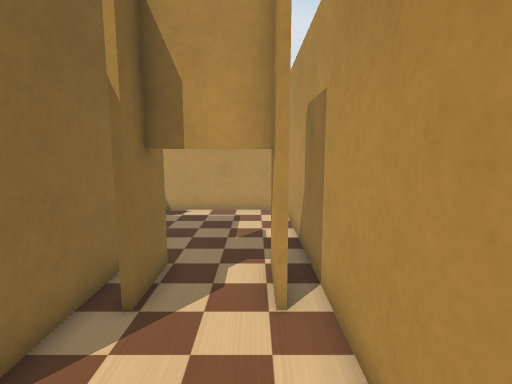
view 1 (above)

16 first-person views from a walk through a world built for the Webots simulator. The camera is 0.62 m above the floor, tilts 8° down and sees 80° across. The floor is counted in squares, 0.2 m on a side. Each view is taken from the middle of a square. On the plan, view 1 faces up. The plan holds only what a view shows up to about 20 squares ahead; the rest is blank. The place goes on beyond the plan. The robots in the file are not drawn. Webots' stock objects and surfaces are drawn as simple stand-ins.

view 2
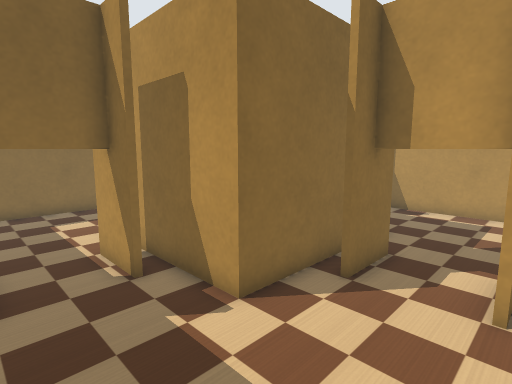

view 3
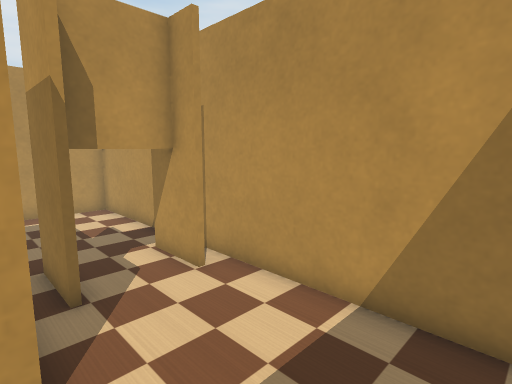

view 4
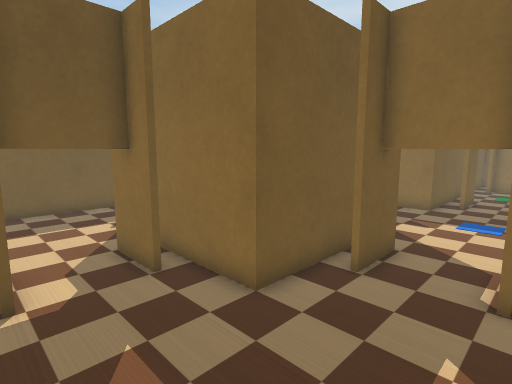

view 5
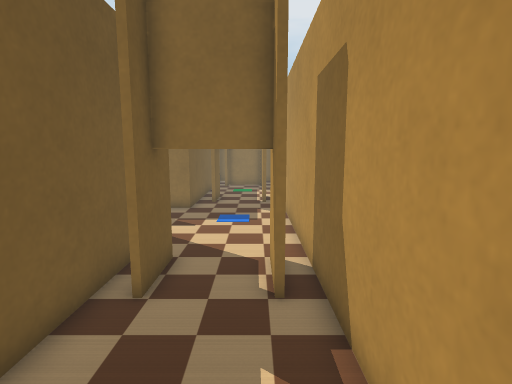

view 6
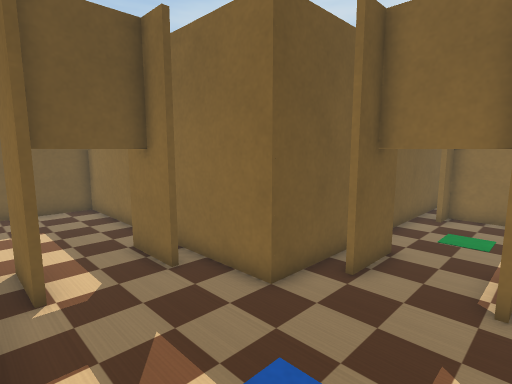

view 7
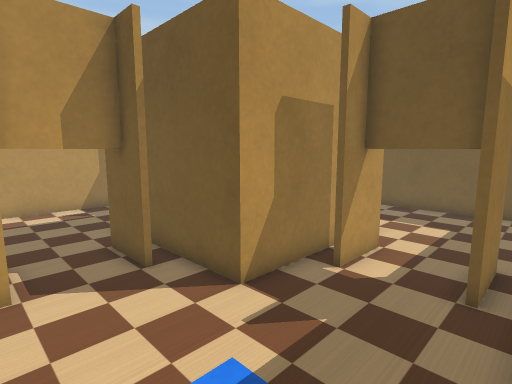

view 8
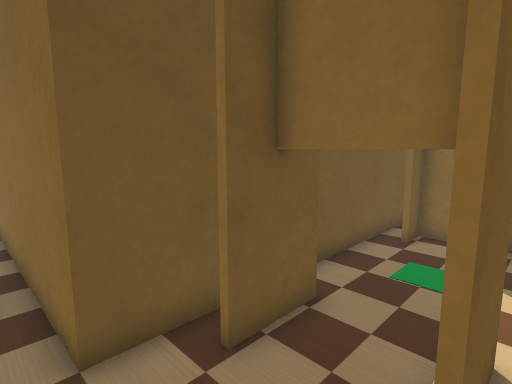

view 9
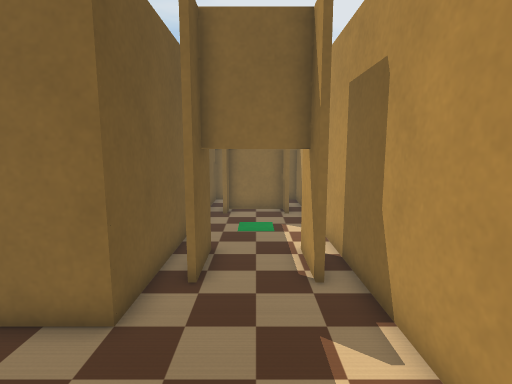

view 10
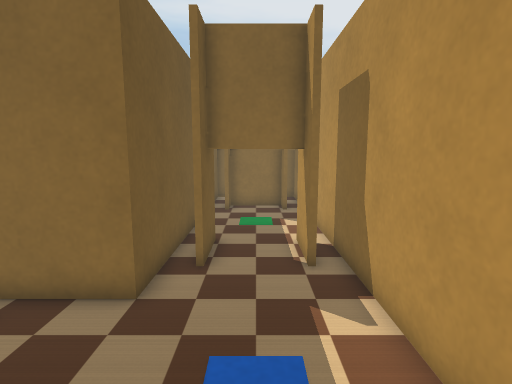

view 11
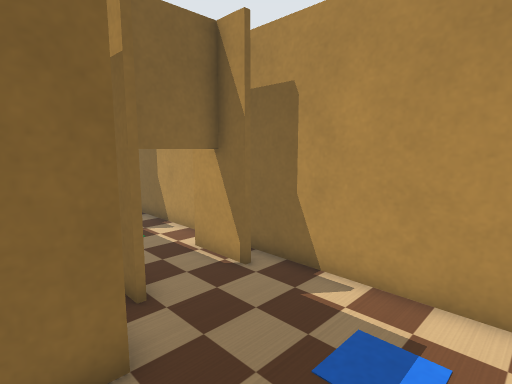

view 12
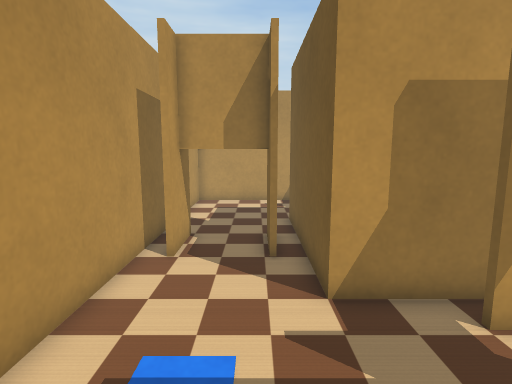

view 13
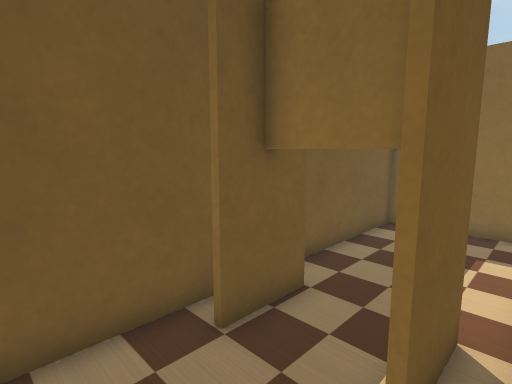

view 14
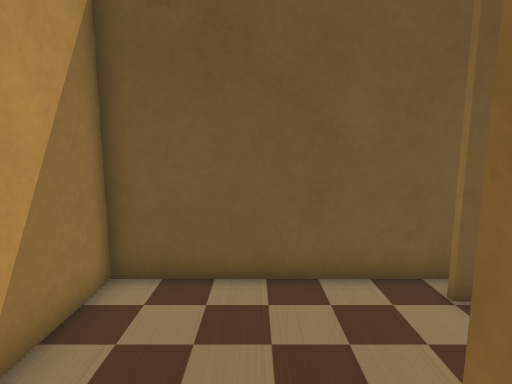

view 15
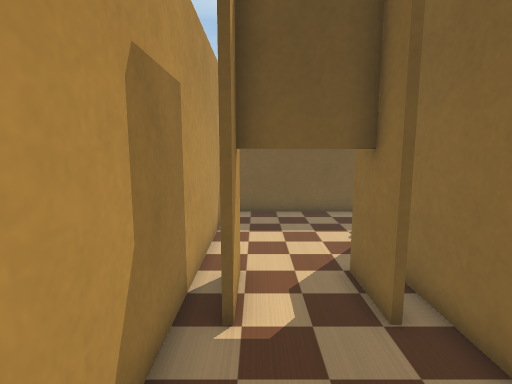

view 16
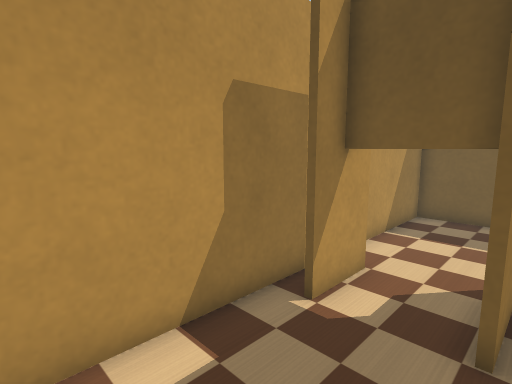

### Floor plan
Key: @ floor where view 1 was taken; # wall or solid block; . floor; B orange box; T thing the floor can be seen under or through.
Columns run from 30 left of view 1 to 2 right of it. Each row starts with its distance up from view 1.
 16 #################################
 15 #. ##.....TTT.........###.......#
 14    #.......T...........#........#
 13    #.......T...........#........#
 12    ##.....TTT.........##........#
 11 #...............................#
 10 ###############....BBBBBBBB.....#
  9               T....B      B.....#
  8               TT..TB      B....##
  7               #TTTTB      B.#####
  6               #T..TB      B.#..##
  5               #...#       B.....#
  4               #....       B.....#
  3               #....   BBBBB.....#
  2               #......TTTT.......#
  1               #........T........#
  0               #........T......@.#
 -1               #.......###.......#
 -2               ###################

Where each view was taken, in squares from view 1:
view 1: 0 up, 0 right, facing up
view 2: 1 down, 1 right, facing up-left
view 3: 1 down, 4 left, facing up-right
view 4: 15 up, 1 right, facing down-left
view 5: 14 up, 0 right, facing left
view 6: 15 up, 11 left, facing down-left
view 7: 15 up, 16 left, facing down-right
view 8: 15 up, 15 left, facing down-left
view 9: 13 up, 11 left, facing left
view 10: 13 up, 10 left, facing left
view 11: 9 up, 12 left, facing up-left
view 12: 12 up, 17 left, facing right
view 13: 3 up, 3 left, facing down-left
view 14: 5 up, 2 left, facing down
view 15: 13 up, 0 right, facing down
view 16: 13 up, 3 left, facing down-right
